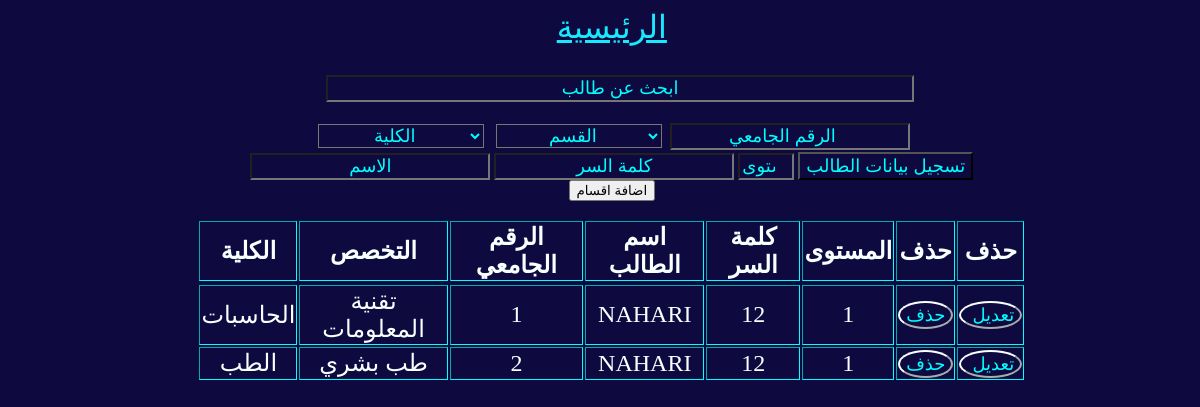
Page /mosh.php on the committed database.
### tables this page shows
CREATE TABLE `students` (
  `id` int(11) NOT NULL,
  `namestu` varchar(50) NOT NULL,
  `password` varchar(11) NOT NULL,
  `spe_id` int(11) NOT NULL,
  `un_number` int(11) NOT NULL,
  `level` int(11) NOT NULL,
  `un_id` int(11) NOT NULL
);

CREATE TABLE `college` (
  `id` int(11) NOT NULL,
  `namecol` varchar(50) DEFAULT NULL
);

CREATE TABLE `specia` (
  `id` int(11) NOT NULL,
  `namespe` varchar(50) DEFAULT NULL,
  `col_id` int(11) DEFAULT NULL
);

### mosh.php (the view, shortened to what this page needs)
<?php
$conn = mysqli_connect("localhost", "root", "", "student");
mysqli_select_db($conn, "student");
?>
<!DOCTYPE html>
<html lang="en">
<head>
    <link rel="stylesheet" href="MyStyle2.css">
</head>
<body>
<div>
      <a class="BackMenu" href="index.php">الرئيسية</a>
      <br>
       <div class="search">
    <form  method="POST">
        <input class="inputserch" id="uu"  name="se" type="text" placeholder="ابحث عن طالب">
    </form>
</div>
    </div>
    <div>
    <form method="post">
    <select name="un_id">
            <option value="">الكلية</option>
        </select>
        <select name="spe_id">
            <option class="optionstyle" value="">القسم</option>
        </select>
        <input type="number" name="un_number" placeholder="الرقم الجامعي" required>
        <br>
        <input class="NamePass" type="text" name="name" placeholder="الاسم" required>
        <input class="NamePass" type="password" name="password" placeholder="كلمة السر" required>
        <input type="number" name="level" placeholder="المستوى" required min="1" max="7">
        <input  name='add' type="submit" value="تسجيل بيانات الطالب">
    </form>
    <a href="spe.php"><input  class="btnKntrol" type="button" value = "اضافة اقسام"></a>
    </div>
    <div class="content">
    <table border="1">
    <th>الكلية</th>
    <th>التخصص</th>
    <th>الرقم الجامعي</th>
        <th>اسم الطالب</th>
        <th>كلمة السر</th>
        <th>المستوى</th>
        <th>حذف</th>
        <th>حذف</th>
        <tr>
        <br>
        <tbody>
    </div>
    <?php
    $_select = mysqli_query($conn, "SELECT students.id ,college.namecol, specia.namespe, students.namestu ,students.password,students.un_number,students.level FROM students ,specia ,college WHERE students.un_id = college.id AND students.spe_id = specia.id ");
    if (isset($_POST['se'])) {
        $name = $_POST['se'];
    $_select = mysqli_query($conn, "SELECT students.id ,college.namecol, specia.namespe, students.namestu ,students.password,students.un_number,students.level FROM students ,specia ,college WHERE (students.un_id = college.id AND students.spe_id = specia.id) AND students.namestu like '%$name%'");
while ( $row = mysqli_fetch_array($_select))
{
   echo '<td>' . $row['namecol'] . '</td>';
   echo '<td>' .$row['namespe']. '</td>';
   echo '<td>' . $row['un_number'] . '</td>';
   echo '<td>' .$row['namestu']. '</td>';
   echo '<td>' . $row['password'] . '</td>';
   echo '<td>' .$row['level']. '</td>';
   echo '<td><form method="post"><input type="hidden" name="idel" value="' . $row['id'] . '"><input name="delet" type="submit" value="حذف"></form></td>';
   echo '<td><form  method="post"><input type="hidden" name="idup" value="' . $row['id'] . '"><input name="upd" type="submit" value=" تعديل"></form></td>';
   echo '</tr>';
    }}
    else{
        while ( $row = mysqli_fetch_array($_select))
        {
           echo '<td>' . $row['namecol'] . '</td>';
           echo '<td>' .$row['namespe']. '</td>';
           echo '<td>' . $row['un_number'] . '</td>';
           echo '<td>' .$row['namestu']. '</td>';
           echo '<td>' . $row['password'] . '</td>';
           echo '<td>' .$row['level']. '</td>';
           echo '<td><form method="post"><input type="hidden" name="idel" value="' . $row['id'] . '"><input name="delet" type="submit" value="حذف"></form></td>';
                        echo '<td><form method="post"><input type="hidden" name="idup" value="' . $row['id'] . '"><input name="upd" type="submit" value=" تعديل"></form></td>';
            }
    }
   ?>
        </body>
        </html>

### Mystyle2.css (style rules this page uses)
body { background-color: #0e0a40; }
.BackMenu { color: #17eaff; font-size: xx-large; }
.inputserch { margin-top: 5%; margin-bottom: 3%; margin-left: -116px; width: 100%; }
div { display: inline-block; width: 70%; text-align: center; margin-left: 16%; }
div form select { background-color: inherit; width: 20%; height: 20%; font-size:large; margin: 0.5% 0.5%; color: aqua; text-align: center; }
div form select option { background-color: midnightblue; color: aqua; border-color: aqua; }
::placeholder { color: aqua; background-color: inherit; text-align: center; }
div form input[type=Number] , div form input[type=password] , div form input[type=text] , div form input[type=submit] { background-color: inherit; color: aqua; font-size:large; text-align: center; }
table { width: 100%; border: cyan; text-align: center; color: rgb(248, 255, 255); margin-bottom: 5%; }
th { font-size:x-large; }
td { font-size:x-large; }
td form input { background-color: inherit; text-align: center; color: rgb(248, 255, 255); border-color: rgb(248, 255, 255); border-radius: 81%; font-size:x-large; }

### rows in the picture
students: un.namecol "الحاسبات", spe.namespe "تقنية المعلومات", un_number "1", namestu "NAHARI", password "12", level "1"
students: un.namecol "الطب", spe.namespe "طب بشري", un_number "2", namestu "NAHARI", password "12", level "1"
